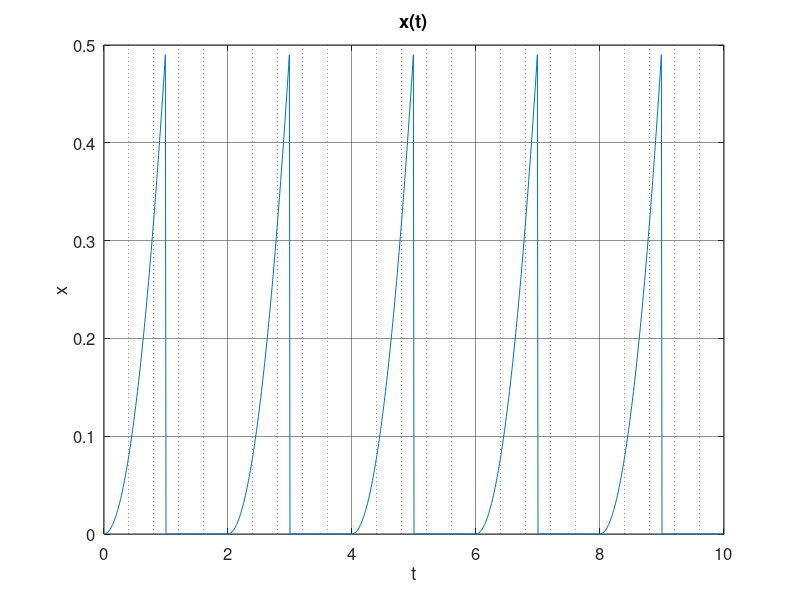
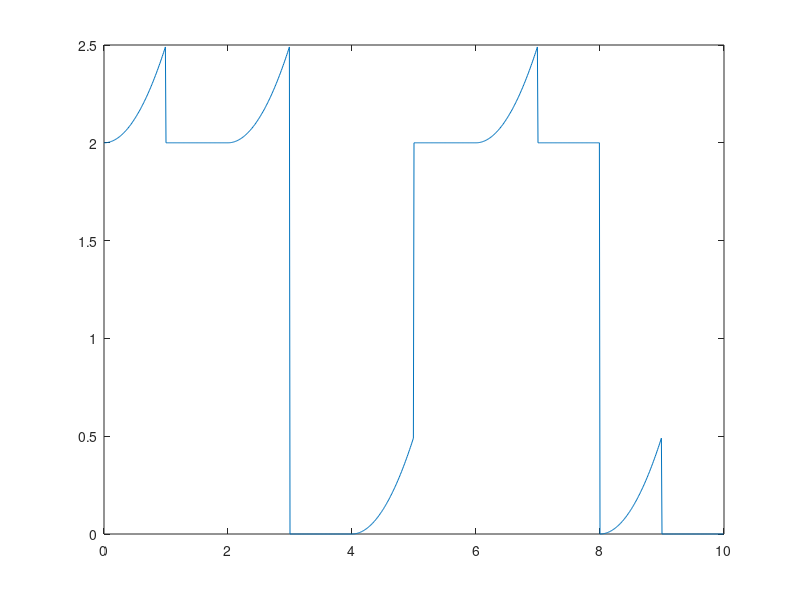
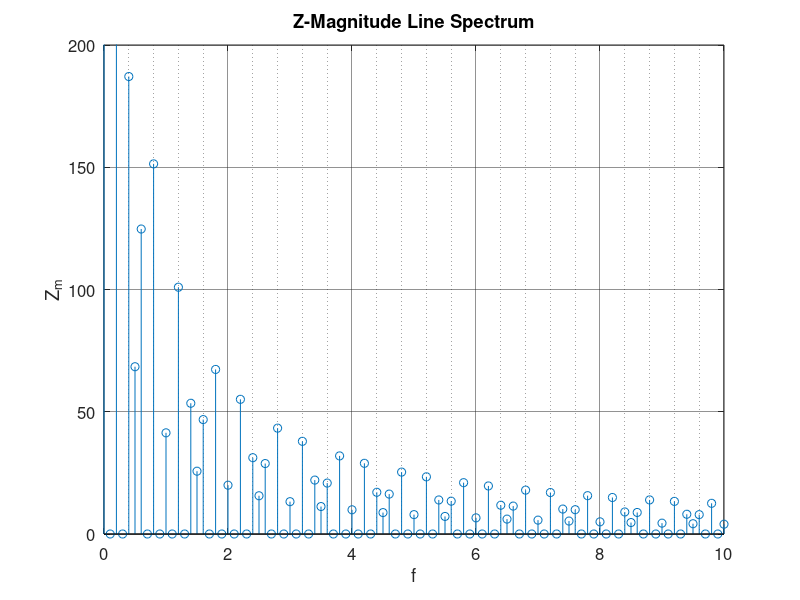
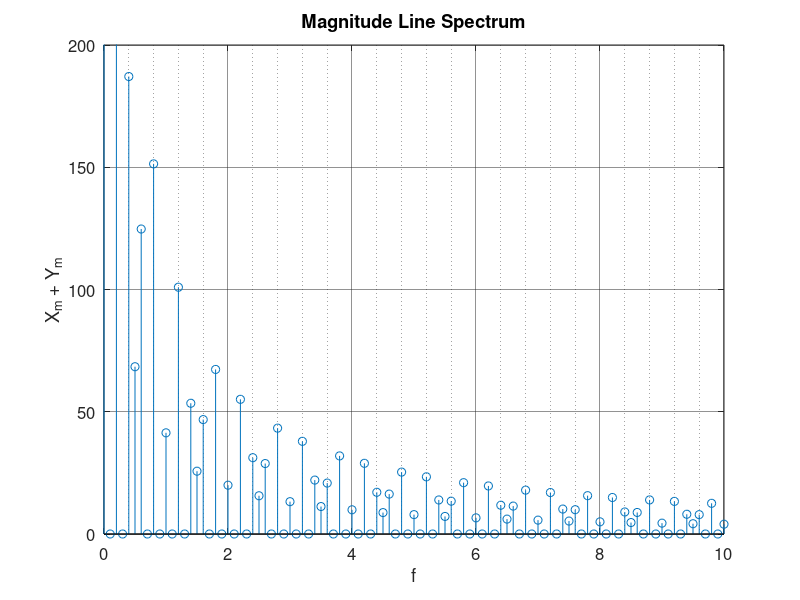

Here is the MATLAB script that generated these plots, in order:
%% Part A

fs = 100; % sampling frequency = 100 Hz
t = 0 : 1/fs : 10 - 1/fs;
x = repmat([ (t(1:fs).^2)./2, zeros(1, fs)], [1 5]); % creating periodic x

% Plotting x(t)
figure1 = figure;
axes1 = axes('Parent',figure1);
hold(axes1,'on');
plot(t, x);

title('x(t)')
xlim([0,10]);
ylim([0, 0.5]);   % optional to resize axis limits
xlabel('t');
ylabel('x');

% Set the remaining axes properties
box(axes1,'on');
grid(axes1,'on');
hold(axes1,'off');
set(axes1,'GridAlpha',0.5,'MinorGridAlpha',0.4,'XMinorGrid','on')
set(gca,'FontSize',12)

% Calculate X_m
X = fft(x);
X_magnitude = abs(X);
f = (0: length(X)-1) * fs/length(X);

% Plotting magnitude of fourier transform of X
figure2 = figure;
axes2 = axes('Parent',figure2);
hold(axes2,'on');
stem(f, X_magnitude);

title('X-Magnitude Line Spectrum');
xlim([0,10]);
ylim([0, 50]);   % optional to resize axis limits
xlabel('f');
ylabel('X_m');

% Set the remaining axes properties
box(axes2,'on');
grid(axes2,'on');
hold(axes2,'off');
set(axes2,'GridAlpha',0.5,'MinorGridAlpha',0.4,'XMinorGrid','on')
set(gca,'FontSize',12)

%% Part C

y = repmat([zeros(1, 3*fs) + 2, zeros(1, 2*fs)], [1 2]);

% Plotting y(t)
plot(t, y);
ylim([0, 2.5]);

% Plotting z(t) = y(t) + x(t)
z = y + x;
plot(t, z)

% Calculate Y_m, Z_m
Y_magnitude = abs(fft(y));
Z_magnitude = abs(fft(z));

% Plotting Z_m
figure3= figure;
axes3 = axes('Parent',figure3);
hold(axes3,'on');
stem(f, Z_magnitude);

title('Z-Magnitude Line Spectrum');
xlim([0,10]);
ylim([0, 200]);   % optional to resize axis limits
xlabel('f');
ylabel('Z_m');

% Set the remaining axes properties
box(axes3,'on');
grid(axes3,'on');
hold(axes3,'off');
set(axes3,'GridAlpha',0.5,'MinorGridAlpha',0.4,'XMinorGrid','on')
set(gca,'FontSize',12)

% Plotting X_m + Y_m to compare plot with Z_m
figure4= figure;
axes4 = axes('Parent',figure4);
hold(axes4,'on');
stem(f, X_magnitude + Y_magnitude);

title('Magnitude Line Spectrum');
xlim([0,10]);
ylim([0, 200]);   % optional to resize axis limits
xlabel('f');
ylabel('X_m + Y_m');

box(axes4,'on');
grid(axes4,'on');
hold(axes4,'off');

% Set the remaining axes properties
set(axes4,'GridAlpha',0.5,'MinorGridAlpha',0.4,'XMinorGrid','on')

set(gca,'FontSize',12)